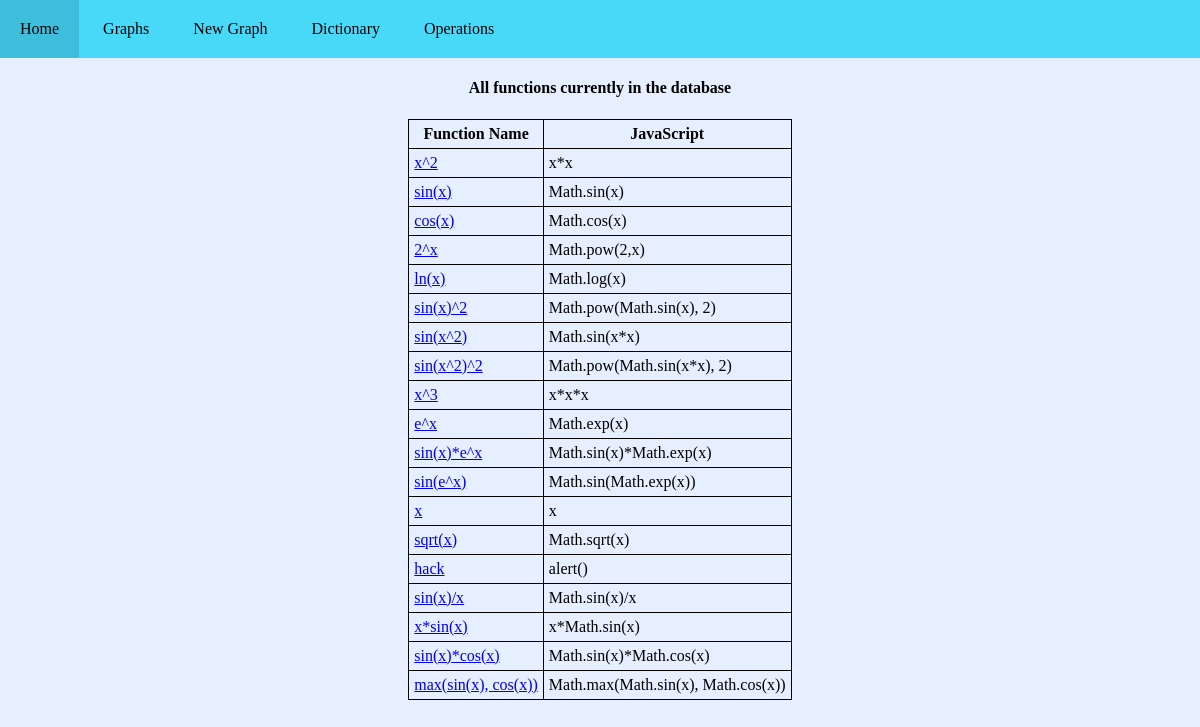
Screenshot of /grapher/dictionary/ with the database file from the repository.
### grapher/models.py (models this page shows, shortened)
class Function(models.Model):
    name = models.CharField(max_length=200)
    script = models.CharField(max_length=200)

### grapher/views.py (the view)
def dictionary(request):
    return render(request, 'grapher/dictionary.html', {'function_list': Function.objects.all()})

### grapher/templates/grapher/dictionary.html (shortened to what this page needs)
{% load staticfiles %}
<!DOCTYPE html5>
<html>
    <head>
        <link rel="stylesheet" type="text/css" href="{% static 'grapher/style.css' %}"/>
    </head>
    <body>
        <ul id="menubar">
            <li><a href="{% url 'index' %}">Home</a></li>
            <li>
                <div id="dropdown">
                    <span>Graphs</span>
                </div>
            </li>
            <li><a href="{% url 'input' %}">New Graph</a></li>
            <li><a href="{% url 'dictionary' %}">Dictionary</a></li>
            <li><a href="{% url 'operations' %}">Operations</a></li>
        </ul>
        <h4 style="text-align: center;">All functions currently in the database</h4>
        <table>
            <tr>
                <th>Function Name</th>
                <th>JavaScript</th>
            </tr>
            {% for f in function_list %}
            <tr>
                <td><a href="{% url 'grapher' f.pk %}">{{ f.name }}</a></td>
                <td>{{ f.script }}</td>
            </tr>
            {% endfor %}
        </table>
    </body>
</html>

### grapher/static/grapher/style.css (style rules this page uses)
body { margin: 0px; padding: 0px; background-color: #e5efff; }
#menubar { list-style-type: none; background-color: #48d9f9; padding: 0px; margin: 0px; text-decoration: none; }
#menubar li { display: inline; }
#menubar li a { display: inline-block; padding: 20px; text-decoration: none; color: black; text-align: center; }
#dropdown { position: relative; display: inline-block; padding: 20px; text-decoration: none; color: black; text-align: center; }
table { margin: auto; border-collapse: collapse; }
td, th { border: 1px solid black; padding: 5px; }

### rows the page displays
Function: name "x^2", script "x*x"
Function: name "sin(x)", script "Math.sin(x)"
Function: name "cos(x)", script "Math.cos(x)"
Function: name "2^x", script "Math.pow(2,x)"
Function: name "ln(x)", script "Math.log(x)"
Function: name "sin(x)^2", script "Math.pow(Math.sin(x), 2)"
Function: name "sin(x^2)", script "Math.sin(x*x)"
Function: name "sin(x^2)^2", script "Math.pow(Math.sin(x*x), 2)"
Function: name "x^3", script "x*x*x"
Function: name "e^x", script "Math.exp(x)"
Function: name "sin(x)*e^x", script "Math.sin(x)*Math.exp(x)"
Function: name "sin(e^x)", script "Math.sin(Math.exp(x))"
Function: name "x", script "x"
Function: name "sqrt(x)", script "Math.sqrt(x)"
Function: name "hack", script "alert()"
Function: name "sin(x)/x", script "Math.sin(x)/x"
Function: name "x*sin(x)", script "x*Math.sin(x)"
Function: name "sin(x)*cos(x)", script "Math.sin(x)*Math.cos(x)"
Function: name "max(sin(x), cos(x))", script "Math.max(Math.sin(x), Math.cos(x))"
